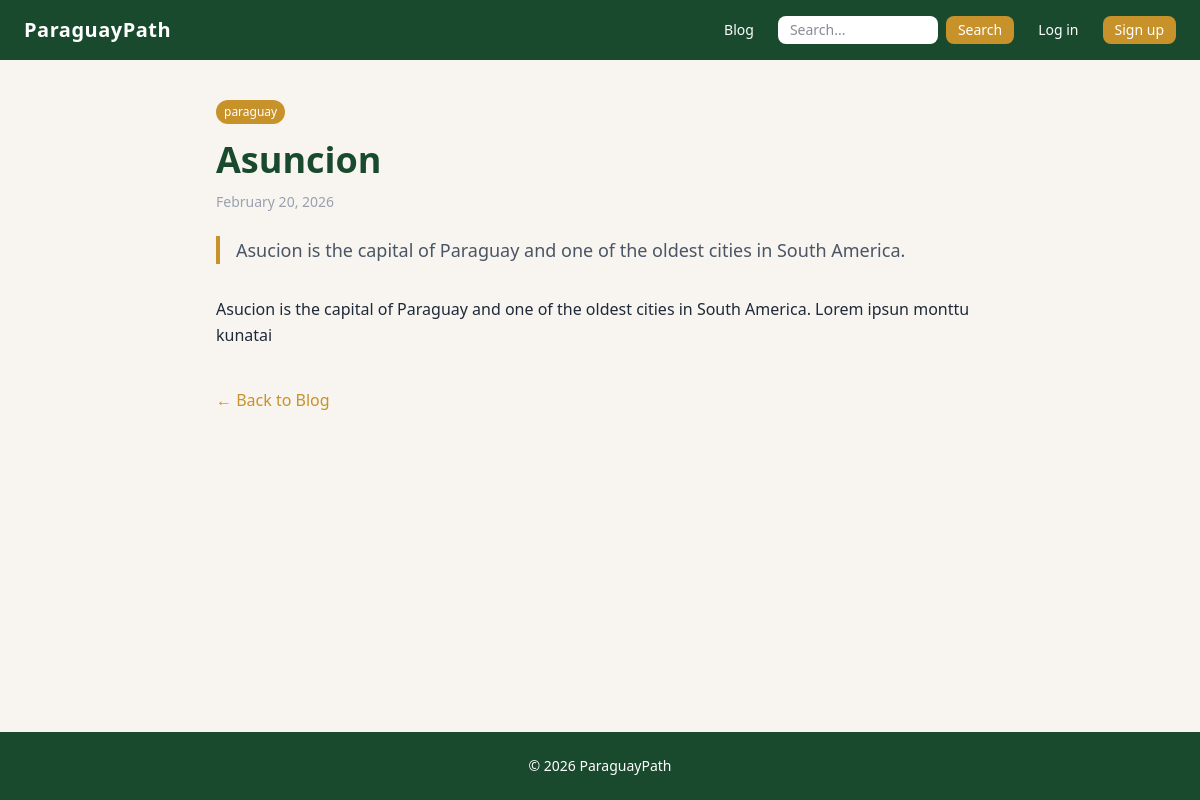
The page /blog/asuncion/ on the database its author committed.
### blog/models.py (models this page shows, shortened)
class Category(models.Model):
    name = models.CharField(max_length=100)
    slug = models.SlugField(unique=True)
    class Meta:
        verbose_name_plural = "Categories" # fix plural name in admin

class Article(models.Model):
    title = models.CharField(max_length=200)
    slug = models.SlugField(unique=True)    # unique slug (human-readable) for URL
    perex = models.TextField() # short summary of the article, shown on the homepage and category pages
    content = models.TextField()
    image = models.ImageField(upload_to='articles/', blank=True, null=True)
    published = models.DateTimeField(blank=True, null=True) # when the article was published, can be null if not published yet
    created = models.DateTimeField(auto_now_add=True)
    is_published = models.BooleanField(default=False) # if true, article is visible on the site, otherwise it's a draft
    categories = models.ManyToManyField(Category, related_name='articles') # an article can belong to multiple categories, and a category can have multiple articles
    fb_discussion_url = models.URLField(blank=True, null=True) # optional URL to Facebook discussion for the article
    class Meta:
        ordering = ['-published'] #newest article first

### blog/views.py (the view)
# urls.py: path('<slug:slug>/', views.article_detail, name='article_detail'),
def article_detail(request, slug):
    article = get_object_or_404(Article, slug=slug, is_published=True)
    return render(request, 'blog/article_detail.html', {'article': article})

### blog/templates/blog/article_detail.html (shortened to what this page needs)
{% extends 'blog/base.html' %}
{% block content %}
<article class="max-w-3xl mx-auto">
    <div class="flex gap-2 mb-4">
        {% for category in article.categories.all %}
        <a href="{% url 'blog:category_detail' category.slug %}"
           class="text-xs bg-gold text-white px-2 py-1 rounded-full hover:opacity-80 transition-opacity">
            {{ category.name }}
        </a>
        {% endfor %}
    </div>
    <h1 class="text-4xl font-bold text-forest mb-3">{{ article.title }}</h1>
    <p class="text-gray-400 text-sm mb-6">{{ article.published|date:"F j, Y" }}</p>
    <p class="text-lg text-gray-600 font-medium border-l-4 border-gold pl-4 mb-8">
        {{ article.perex }}
    </p>
    <div class="prose prose-lg text-gray-800 leading-relaxed">
        {{ article.content|linebreaks }}
    </div>
    <div class="mt-10">
        <a href="{% url 'blog:article_list' %}" class="text-gold hover:underline">
            ← Back to Blog
        </a>
    </div>
</article>
{% endblock %}

### rows shown on the page
Category: name "paraguay"
Article: title "Asuncion", published "February 20, 2026", perex "Asucion is the capital of Paraguay and one of the oldest cities in South America.", content "Asucion is the capital of Paraguay and one of the oldest cities in South America. Lorem ipsun monttu kunatai"
